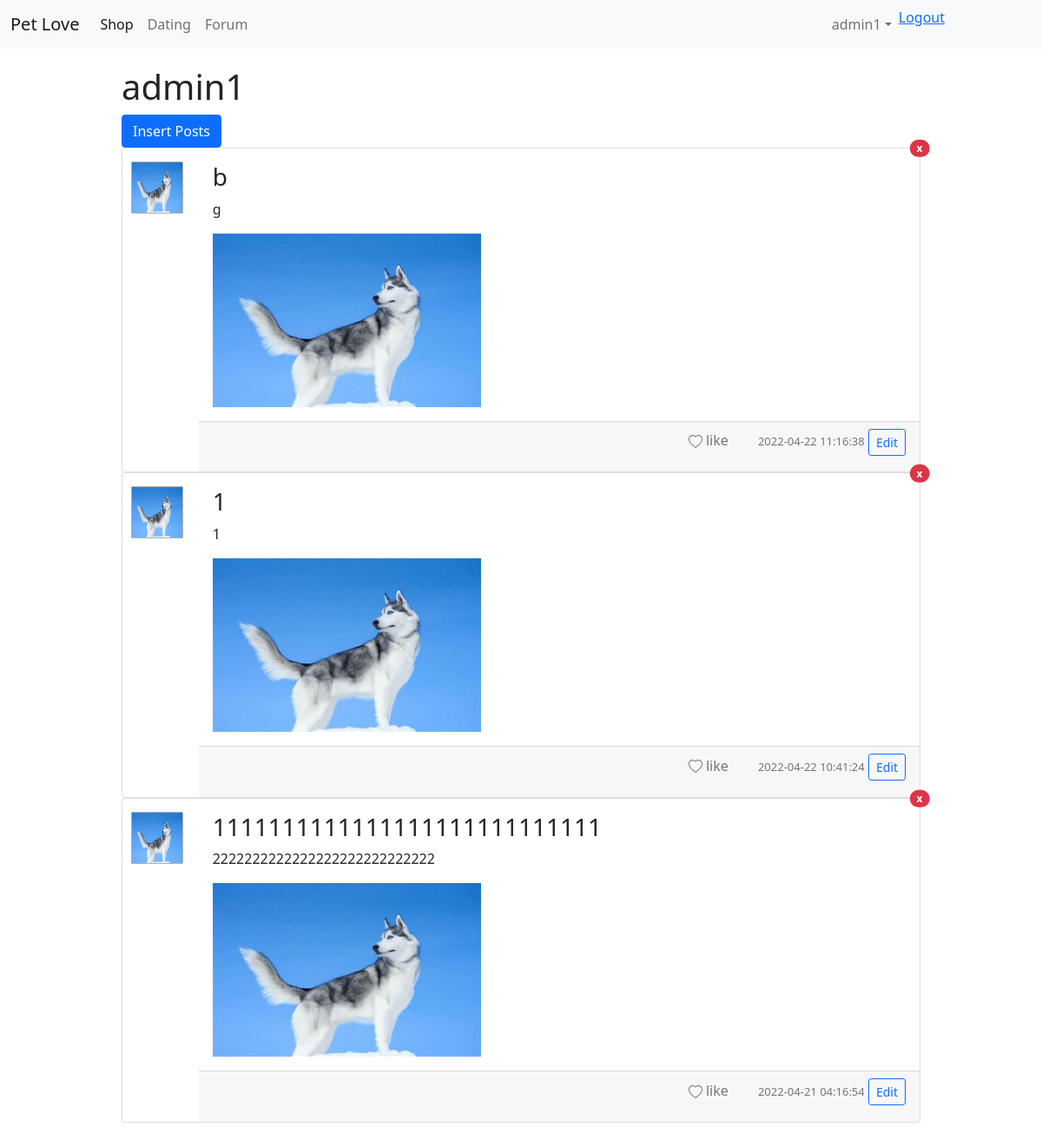
Page /php/userPost.php (signed in) on the committed database.
### tables this page shows
CREATE TABLE `posts` (
  `id` int(10) NOT NULL AUTO_INCREMENT,
  `user` varchar(30) DEFAULT NULL,
  `title` varchar(100) DEFAULT NULL,
  `date` datetime DEFAULT NULL,
  `content` text,
  `like` int(10) DEFAULT NULL,
  `uid` int(10) DEFAULT NULL,
  `discript` text,
  `tag` int(10) DEFAULT NULL,
  PRIMARY KEY (`id`) USING BTREE
);

CREATE TABLE `users` (
  `id` int(10) NOT NULL AUTO_INCREMENT,
  `username` varchar(30) DEFAULT '',
  `psd` varchar(30) DEFAULT '',
  `flag` int(5) DEFAULT '0',
  `portrait` varchar(200) DEFAULT '',
  `tel` varchar(20) DEFAULT '',
  PRIMARY KEY (`id`) USING BTREE
);

### config/db.php (called while the page is built, shortened)
<?php
class db
{
    protected static $conn;
    protected static function connect($host,$user,$pwd,$db)
    {
        $conn = mysqli_connect($host,$user,$pwd,$db,3307);
        self::$conn = $conn;
    }
    protected function setChar($char)
    {
        $sql = 'set names' .$char;
    }
    public function query($sql)
    {
        return mysqli_query(self::$conn,$sql);
    }
    public function select($sql)
    {
        $list = [];
        $arr = self::query($sql);
        while ($row = mysqli_fetch_assoc($arr)){
            $list[] = $row;
        }
        return $list;
    }
    public function find($sql)
    {
        $arr = self::query($sql);
        return mysqli_fetch_assoc($arr);
    }
}

### php/userPost.php (the view, shortened to what this page needs)
<?php
require_once '../view/conn/head.php';
?>
<body>
<?php
require_once '../view/conn/body.php';
?>
<div class="forum-content">
    <?php
    require_once '../config/db.php';
    $uid = $_COOKIE['uid'];
    echo "<h1>{$_COOKIE['user']}</h1>";
    echo "<button class=\"btn btn-primary\" onclick=\"jumpInsert()\">Insert Posts</button>";
    $sql = "SELECT * FROM `posts` WHERE `uid`='{$uid}' ORDER BY `like` DESC";
    $db = new db;
    $res = $db->select($sql);
    if($res){
        foreach ($res as $i){
            $d = "select * from users where username= '{$i['user']}'";
            $dr = $db->find($d);
            echo "<div class=\"card\">
            <div class=\"row\">
                <div class=\"col-sm-1\">
                  <img src=\"../images/{$dr['portrait']}\" onclick=\"jumpUser({$i['uid']})\" class=\"card-portrait\" />
                </div>
                <div class=\"col-sm-11\">
                    <div class=\"card-body\">
                        <h3 class=\"card-title\" onclick=\"jumpDetail({$i['id']})\">{$i['title']}</h3>
                        <p class=\"card-text\" onclick=\"jumpDetail({$i['id']})\">{$i['discript']}</p>";
                if($dr['flag'] > 0){
                    echo "<img src=\"../images/{$dr['portrait']}\" onclick=\"jumpDetail({$i['id']})\" style=\"height:200px\" \>";
                }
                echo "
                    </div>
                    <div class=\"card-footer text-end\">
                        <p onclick=\"handleLike({$i['id']})\" style=\"display:inline-block;margin-right:30px;color:rgb(117, 117, 117)\"><svg xmlns=\"http://www.w3.org/2000/svg\" width=\"16\" height=\"16\" fill=\"currentColor\" class=\"bi bi-heart\" viewBox=\"0 0 16 16\">
                        <path d=\"m8 2.748-.717-.737C5.6.281 2.514.878 1.4 3.053c-.523 1.023-.641 2.5.314 4.385.92 1.815 2.834 3.989 6.286 6.357 3.452-2.368 5.365-4.542 6.286-6.357.955-1.886.838-3.362.314-4.385C13.486.878 10.4.28 8.717 2.01L8 2.748zM8 15C-7.333 4.868 3.279-3.04 7.824 1.143c.06.055.119.112.176.171a3.12 3.12 0 0 1 .176-.17C12.72-3.042 23.333 4.867 8 15z\"/>
                      </svg>&nbsp;like</p>
                        <p style=\"display:inline-block;font-size:small;color:rgb(117, 117, 117)\">{$i['date']}</p>
                        <button class=\"btn btn-outline-primary btn-sm\" onclick=\"handleEditor({$i['id']})\">Edit</button>
                    </div>
                </div>
            </div>
            <span class=\"position-absolute top-0 start-100 translate-middle badge rounded-pill bg-danger\" onclick=\"handleDelete({$i['id']})\">
              x
              <span class=\"visually-hidden\">unread messages</span>
              </span>
          </div>";
            }
        }
    ?>
</div>
</body>
</html>

### templates/style.css (style rules this page uses)
.forum-content { width: 80%; padding: 20px; margin: auto; }
.card { cursor: pointer; padding-left: 10px; }
.card-portrait { width: 60px; height: 60px; margin: auto; margin-top: 15px; border: 1px solid rgb(175, 175, 175); border-radius: 1px; }

### rows in the picture
posts: users.portrait (picture), title "b", discript "g", date "2022-04-22 11:16:38"
posts: users.portrait (picture), title "1", discript "1", date "2022-04-22 10:41:24"
posts: users.portrait (picture), title "1111111111111111111111111111", discript "2222222222222222222222222222", date "2022-04-21 04:16:54"

### other values in the picture
$_COOKIE['user'] "admin1"
